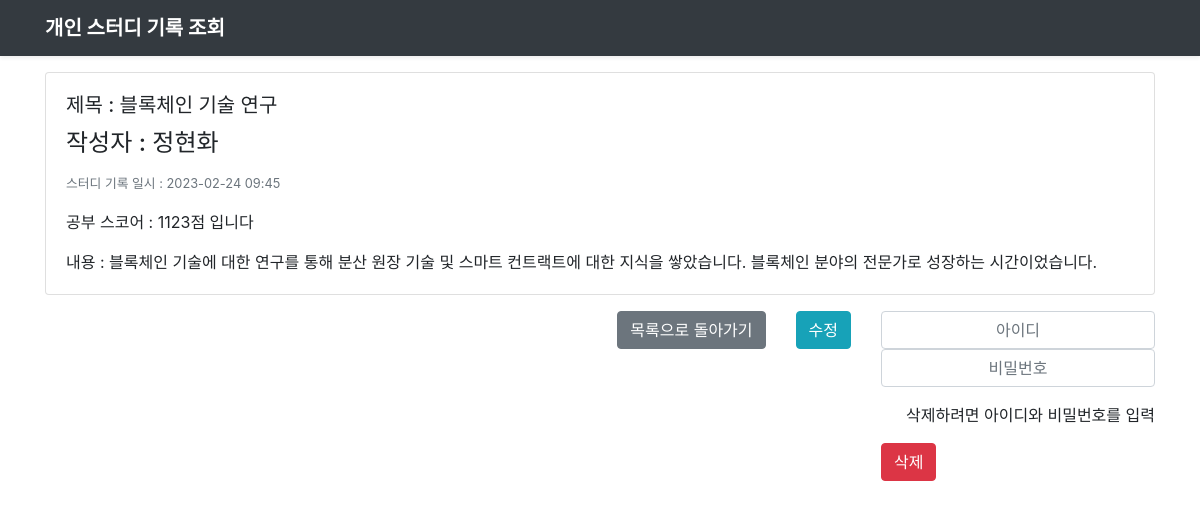
Page /post/108 (signed in) on the committed database.
### app_study_dream/models.py (models this page shows, shortened)
class Board(models.Model):
    author = models.CharField(max_length=10, null=False, blank=False)
    title = models.CharField(max_length=100, null=False, blank=False)
    content = models.TextField(null=False)
    created_date = models.DateTimeField(auto_now_add=True)
    modified_date = models.DateTimeField(auto_now=True)
    record_score = models.IntegerField(default='', null=False)

### app_study_dream/views.py (the view)
# urls.py: path('post/<int:id>', views.detail, name='detail'),
@login_required(login_url='login')
def detail(request, id):
    try:
        board = Board.objects.get(pk=id)
    except Board.DoesNotExist:
        raise Http404("Does not exist!")
    return render(request, 'detail.html', {'board': board})

### templates/detail.html (shortened to what this page needs)
{% load static %}
<!DOCTYPE html>
<html lang="ko">
<head>
    <link rel="stylesheet" href="{% static 'bootstrap/css/bootstrap.min.css' %}" />
</head>
<body>
<header>
    <div class="navbar navbar-dark bg-dark shadow-sm mb-3">
        <div class="container d-flex justify-content-between">
            <a href="/" class="navbar-brand d-flex align-items-center">
                <strong>개인 스터디 기록 조회</strong>
            </a>
        </div>
    </div>
</header>
<div class="container">
    <div class="card">
        <div class="card-body">
            <h5 class="card-title">제목 : {{ board.title }}</h5>
            <h4 class="card-title">작성자 : {{ board.author }}</h4>
            <p class="card-text">
                <small class="text-muted">스터디 기록 일시 : {{ board.created_date | date:"Y-m-d h:i" }}</small>
                <p class="card-text">공부 스코어 :  {{ board.record_score }} 입니다</p>
            </p>
            <p class="card-text">내용 : {{ board.content }}</p>
        </div>
    </div>
    <div class="row mt-3">
        <div class="col-auto mr-auto"></div>
        <div class="col-auto">
            <button type="button" class="btn btn-secondary btn-block" onclick="window.location.href='{% url 'list_page' %}'">목록으로 돌아가기</button>
        </div>
        <div class="col-auto">
            <a class="btn btn-info" href="/post/edit/{{ board.id }}" role="button">수정</a>
        </div>
        <div class="col-auto">
            <form method="post" action="{% url 'delete_board' board.id %}">
                <div class="form-group text-right">
                    <input type="password" class="form-control text-center" id="username" name="username" placeholder="아이디" required>
                    <input type="password" class="form-control text-center" id="password" name="password" placeholder="비밀번호" required>
                </div>
                    <p class="text-right">삭제하려면 아이디와 비밀번호를 입력</p>
                    <button type="submit" class="btn btn-danger">삭제</button>
            </form>
        </div>
    </div>
</div>
</body>
</html>

### rows in the picture
Board: title "블록체인 기술 연구", author "정현화", created_date "2023-02-24 09:45", record_score "1123점", content "블록체인 기술에 대한 연구를 통해 분산 원장 기술 및 스마트 컨트랙트에 대한 지식을 쌓았습니다. 블록체인 분야의 전문가로 성장하는 시간이었습니다."
